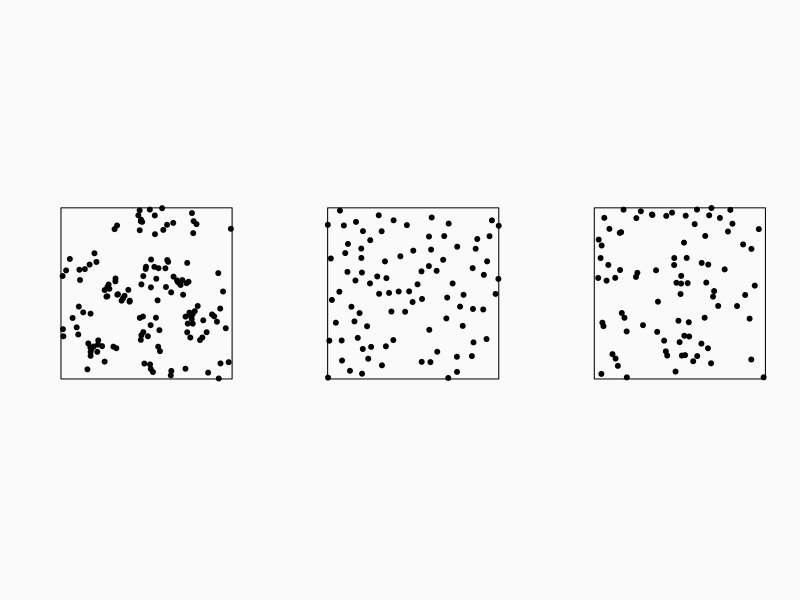
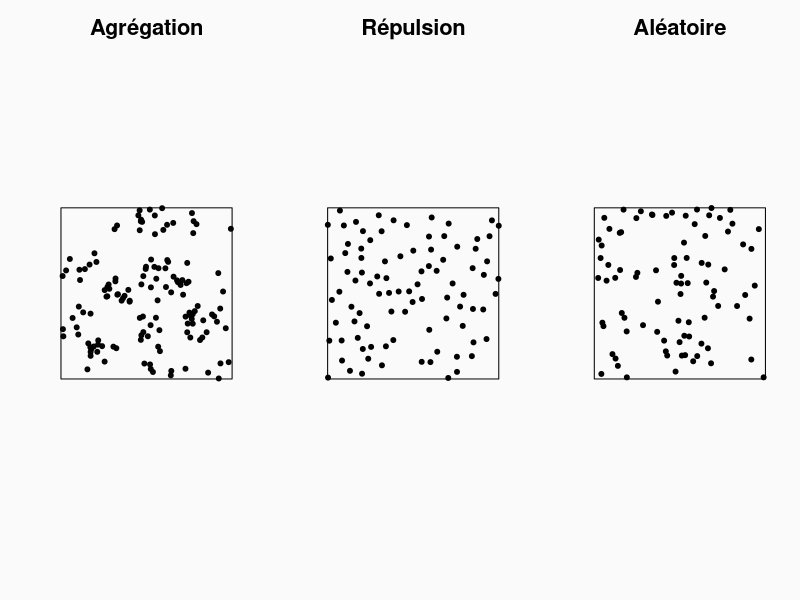
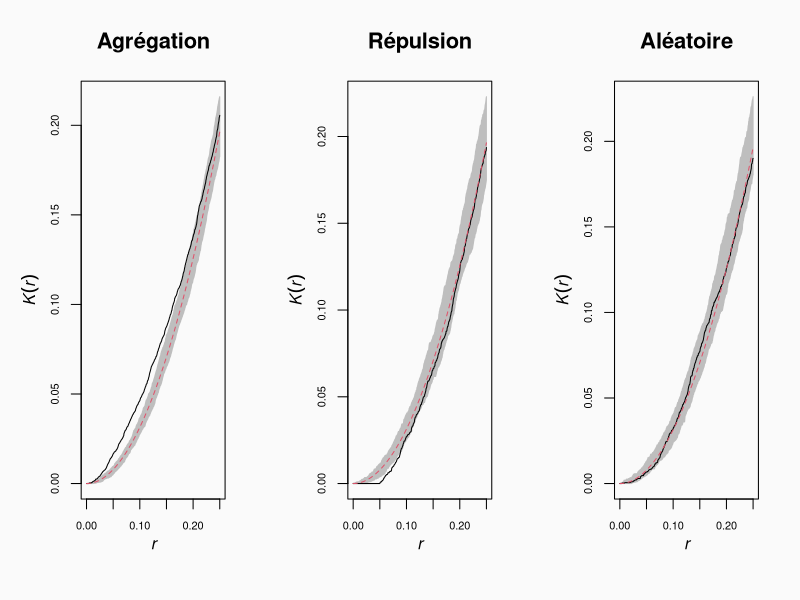
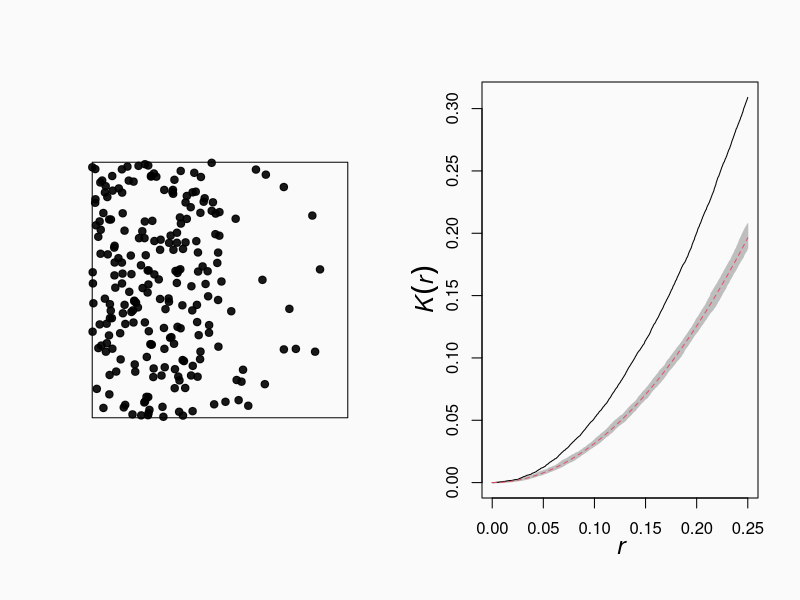
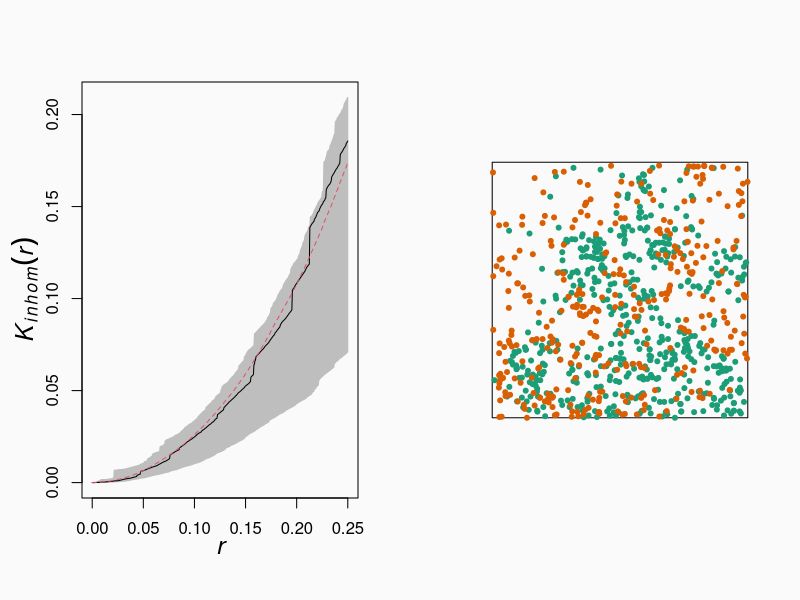
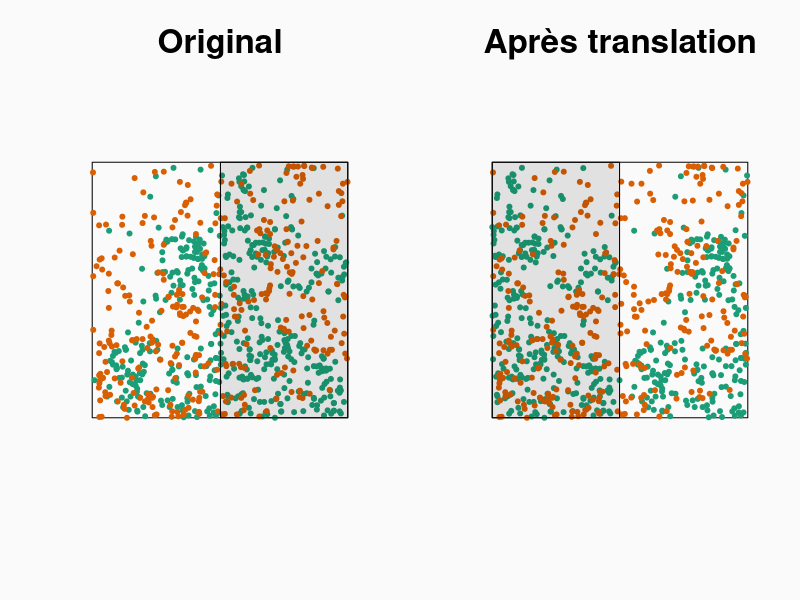

Reproduce these figures in R, in order. (Note: this script raises an error after producing the figures.)
## ---- chunk 1
knitr::opts_chunk$set(echo = TRUE, message = FALSE,
                      fig.dim = c(8, 5))
library(tidyverse)
library(cowplot)
theme_set(
  theme_cowplot(font_size = 18) +
    theme(panel.background = element_rect(fill = "#fafafa"),
          plot.background = element_rect(fill = "#fafafa"))
)

set.seed(8202)
## ---- chunk 2
library(spatstat)
## ---- chunk 3
csrp <- rpoispp(lambda = 100)
aggp <- rMatClust(20, 0.1, 5)
evenp <- rMaternII(150, 0.05)
par(mfrow = c(1, 3), bg = "#fafafa")
plot(aggp, main = "", pch = 19)
plot(evenp, main = "", pch = 19)
plot(csrp, main = "", pch = 19)
## ---- chunk 4
par(mfrow = c(1, 3), bg = "#fafafa", cex.main = 2)
plot(aggp, main = "Agrégation", pch = 19)
plot(evenp, main = "Répulsion", pch = 19)
plot(csrp, main = "Aléatoire", pch = 19)
## ---- chunk 5
kagg <- envelope(aggp, Kest, correction = "iso") 
keven <- envelope(evenp, Kest, correction = "iso")
kcsr <- envelope(csrp, Kest, correction = "iso")
## ---- chunk 6
par(mfrow = c(1, 3), bg = "#fafafa", cex.main = 2, cex.lab = 1.5, mex = 1.5, mgp = c(2, 1, 0))
plot(kagg, main = "Agrégation", legend = FALSE)
plot(keven, main = "Répulsion", legend = FALSE)
plot(kcsr, main = "Aléatoire", legend = FALSE)
## ---- chunk 7
lam_gr <- function(x, y) ifelse(x < 0.5, 500*(1-x), 200*(1-x))
hetp <- rpoispp(lam_gr)
khet <- envelope(hetp, Kest, correction = "iso")
## ---- chunk 8
par(mfrow = c(1, 2), bg = "#fafafa")
plot(hetp, pch = 19, main = "")
plot(khet, main = "", legend = FALSE)
## ---- chunk 9
khet2 <- envelope(hetp, Kinhom, simulate = function(x) rpoispp(lam_gr), 
                  correction = "iso")
## ---- chunk 10
par(bg = "#fafafa")
plot(khet2, main = "", legend = FALSE)
## ---- chunk 11
data(lansing)
lansing <- subset(lansing, marks %in% c("maple", "redoak"), drop = TRUE)
par(bg = "#fafafa")
plot(lansing, chars = 20, cols = c("#1b9e77", "#d95f02"), main = "", legend = FALSE)
## ---- chunk 12
par(mfrow = c(1, 2), bg = "#fafafa")
rsh <- rshift(lansing, which = 1, width = 0.5, height = 0)
plot(lansing, chars = 20, cols = c("#1b9e77", "#d95f02"), main = "Original", legend = FALSE)
rect(xleft = 1 - rsh$x[8], xright = 1, ybottom = 0, ytop = 1, 
     col = rgb(0, 0, 0, alpha = 0.1))
plot(rsh, chars = 20, cols = c("#1b9e77", "#d95f02"), main = "Après translation", legend = FALSE)
rect(xleft = 0, xright = rsh$x[8], ybottom = 0, ytop = 1, 
     col = rgb(0, 0, 0, alpha = 0.1))
## ---- chunk 13
ggplot(NULL, aes(x = 0:10)) +
    labs(x = "h", y = expression(gamma)) +
    stat_function(fun = function(x) 5 * (1 - exp(-x/3)),
                  geom = "line", color = "#b3452c", size = 1) +
    geom_hline(yintercept = 5, linetype = "dotted") +
    geom_segment(aes(x = 0, xend = 2.8, y = 5*(1-exp(-1)),
                     yend = 5*(1-exp(-1))), 
                arrow = arrow(length = unit(0.05, "inches"), ends = "both", type = "closed")) +
    annotate("text", x = 1.5, y = 3.5, label = "portée (range)", size = 7) +
    annotate("text", x = 9, y = 5.5, label = "palier (sill)", size = 7) +
    scale_y_continuous(limits = c(0, 6))
## ---- chunk 14
ggplot(NULL, aes(x = 0:10)) +
    labs(x = "h", y = expression(gamma)) +
    stat_function(fun = function(x) 4 * (1 - exp(-x/3)) + 1,
                  geom = "line", color = "#b3452c", size = 1) +
    geom_hline(yintercept = 5, linetype = "dotted") +
    geom_segment(aes(x = 0, xend = 2.8, y = 4*(1-exp(-1)) + 1,
                     yend = 4*(1-exp(-1)) + 1), 
                arrow = arrow(length = unit(0.05, "inches"), 
                              ends = "both", type = "closed")) +
    geom_segment(aes(x = 0, xend = 0, y = 0, yend = 0.9),
                 arrow = arrow(length = unit(0.05, "inches"),
                               ends = "both", type = "closed")) +
    annotate("text", x = 1.5, y = 4, label = "portée (range)", size = 7) +
    annotate("text", x = 9, y = 5.5, label = "palier (sill)", size = 7) +
    annotate("text", x = 1.5, y = 0.5, label = "pépite (nugget)", size = 7) +
    scale_y_continuous(limits = c(0, 6))
## ---- chunk 15
vexp <- ggplot(NULL, aes(x = 0:10)) +
    labs(x = "h", y = expression(gamma), title = "Exponentiel") +
    stat_function(fun = function(x) 5 * (1 - exp(-x/3)),
                  geom = "line", color = "#b3452c", size = 1) +
    geom_hline(yintercept = 5, linetype = "dotted")
    

vgau <- ggplot(NULL, aes(x = 0:10)) +
    labs(x = "h", y = expression(gamma), title = "Gaussien") +
    stat_function(fun = function(x) 5 * (1 - exp(-x^2/4^2)),
                  geom = "line", color = "#b3452c", size = 1) +
    geom_hline(yintercept = 5, linetype = "dotted")

vsph <- ggplot(NULL, aes(x = 0:10)) +
    labs(x = "h", y = expression(gamma), title = "Sphérique") +
    stat_function(fun = function(x) ifelse(x < 8, 5 * (1.5*x/8 - 0.5*x^3/8^3), 5),
                  geom = "line", color = "#b3452c", size = 1) +
    geom_hline(yintercept = 5, linetype = "dotted")

plot_grid(vexp, vgau, vsph, nrow = 1)
